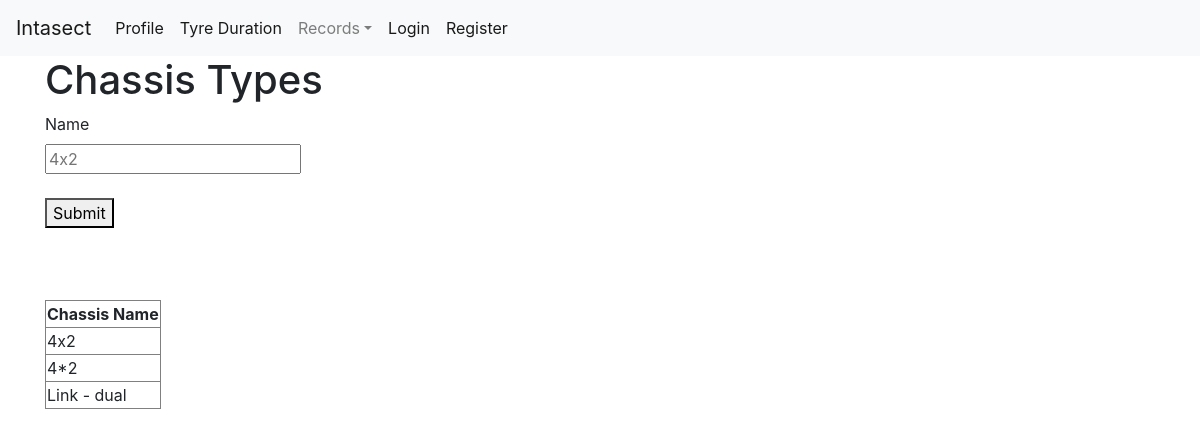
The app's page /chassis_types with its own data.
### tables this page shows
CREATE TABLE CHASSISTYPES (
CHASSISID INTEGER PRIMARY KEY NOT NULL,
NAME VARCHAR(20) NOT NULL
);

### app.py (the view)
@app.route('/chassis_types', methods=['POST', 'GET'])
def chassis_types():
    context = {}
    if request.method == 'POST':
        name = request.form['name']
        functions.insert_chassis_type_data(DB_FILENAME, name)
        return redirect(url_for('chassis_types'))
    if request.method == 'GET':
        context['chassis_data'] = functions.select_chassis_type_data(DB_FILENAME)
    return render_template('chassis_types.html', **context)

### sql/functions.py (called while the page is built)
def select_chassis_type_data(db_file):
    conn = sqlite3.connect(db_file)
    cur = conn.cursor()
    cur.execute(select_chassis_type_statement)
    rows = cur.fetchall()
    return rows

### templates/chassis_types.html
{% extends 'base.html' %}
{% block content %}
<h1>{% block title %} Chassis Types {% endblock %}</h1>
<div>
    <form method="post">
        <label for="name">Name</label>
        <br>
        <input type="text" name="name" placeholder="4x2" value=""></input>
        <br>
        <br>
        <button type="submit">Submit</button>
    </form>
</div>
<br>
<br>
<br>
<div>
    <table border="1">
        <tr>
        <th>Chassis Name</th>
        </tr>
        {% for chassis in chassis_data %}
        <tr>
            <td>{{ chassis[1] }}</td>
        </tr>
        {% endfor %}
    </table>
</div>
{% endblock content %}

### records on screen
CHASSISTYPES: NAME "4x2"
CHASSISTYPES: NAME "4*2"
CHASSISTYPES: NAME "Link - dual"
